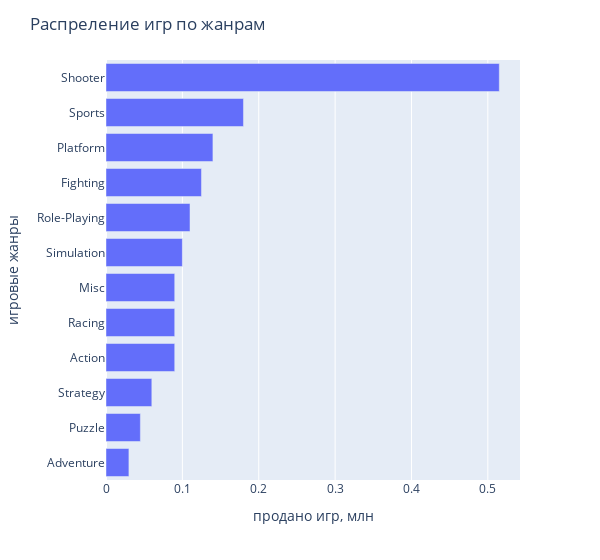

The notebook cell this image was saved under:
### Code cell
fig = px.bar(data_frame=game_genre.sort_values(),
             orientation='h')

fig.update_layout(title=dict(text='Распреление игр по жанрам'),
                  xaxis=dict(title='продано игр, млн'),
                  yaxis=dict(title='игровые жанры'),
                  width=600,
                  showlegend=False)
iplot(fig)

### Figure 1 — Plotly figure (JSON) as saved in the notebook; plotly's stock layout.template omitted (floating-point values rounded to 4 significant figures)
{"data": [{"hovertemplate": "variable=global_sales<br>value=%{x}<br>genre=%{y}<extra></extra>", "legendgroup": "global_sales", "marker": {"color": "#636efa", "pattern": {"shape": ""}}, "name": "global_sales", "orientation": "h", "showlegend": true, "textposition": "auto", "type": "bar", "x": [0.03, 0.045, 0.06, 0.09, 0.09, 0.09, 0.1, 0.11, 0.125, 0.14, 0.18, 0.515], "xaxis": "x", "y": ["Adventure", "Puzzle", "Strategy", "Action", "Racing", "Misc", "Simulation", "Role-Playing", "Fighting", "Platform", "Sports", "Shooter"], "yaxis": "y"}], "layout": {"barmode": "relative", "legend": {"title": {"text": "variable"}, "tracegroupgap": 0}, "margin": {"t": 60}, "showlegend": false, "title": {"text": "Распреление игр по жанрам"}, "width": 600, "xaxis": {"anchor": "y", "domain": [0, 1], "title": {"text": "продано игр, млн"}}, "yaxis": {"anchor": "x", "domain": [0, 1], "title": {"text": "игровые жанры"}}}}
